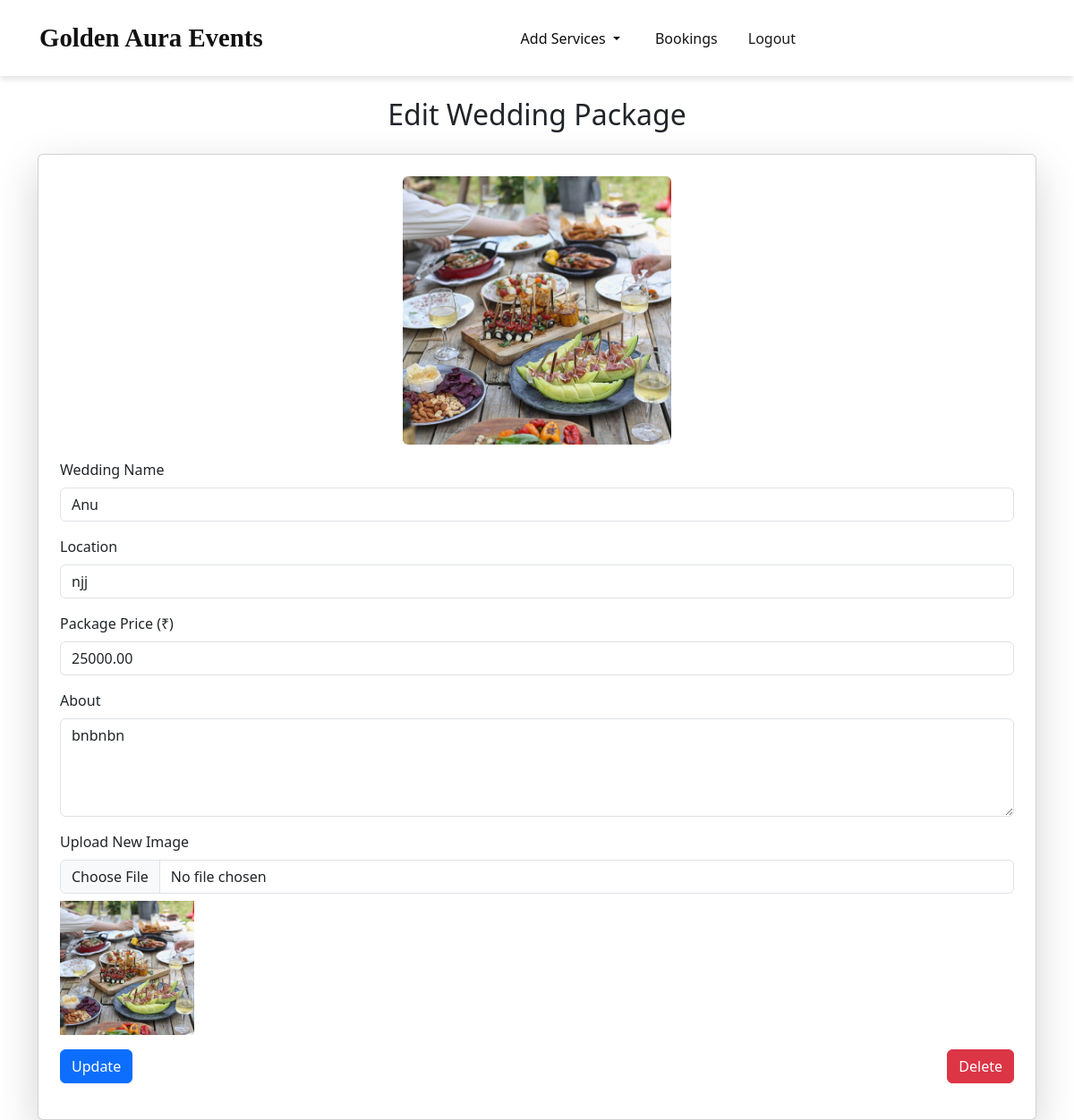
/edit_wedding/21/, run on an earlier commit of the app's database.
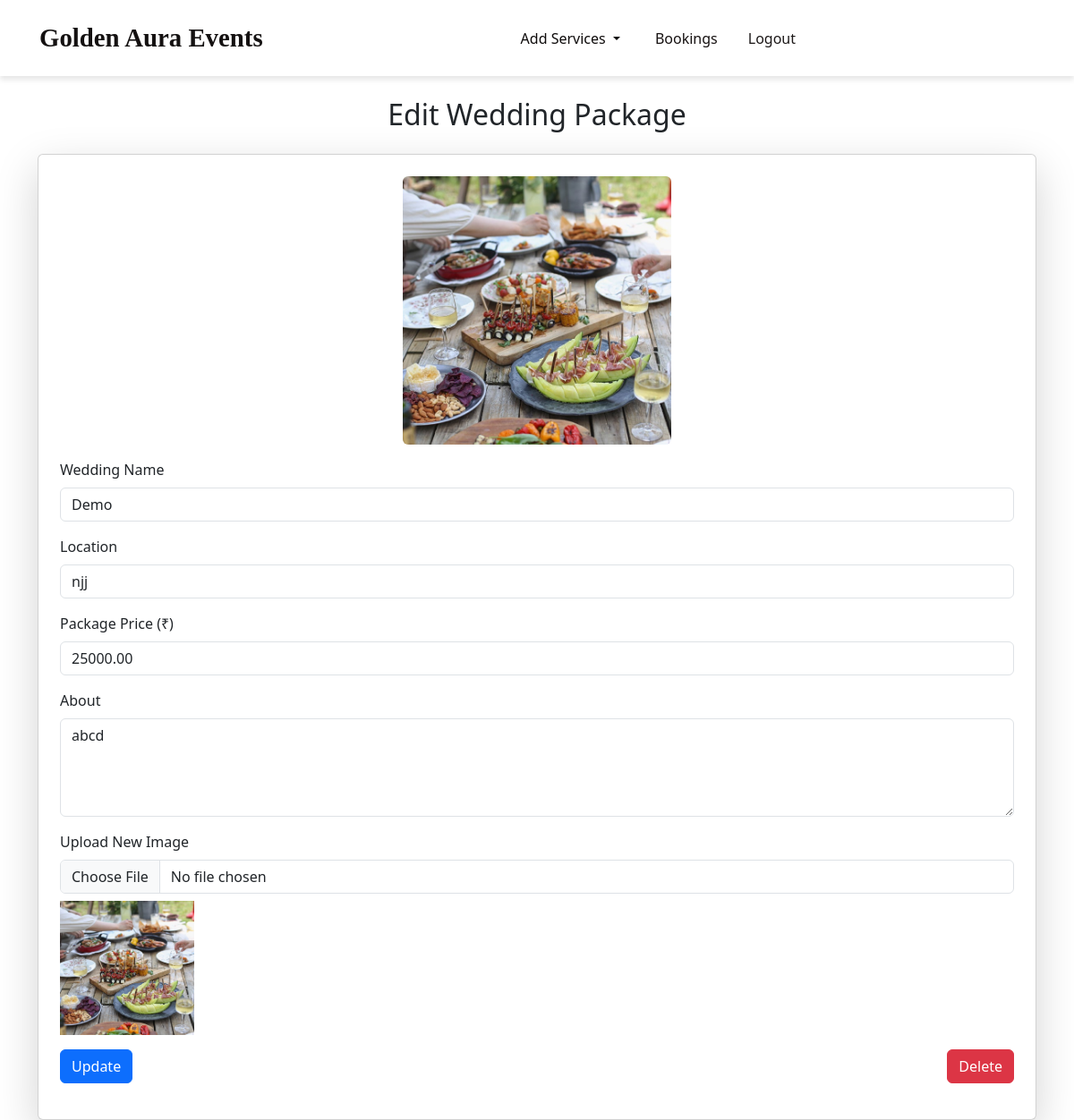
And on a later commit of the database.
### app/models.py (models this page shows, shortened)
class DestinationWedding(models.Model):
    name = models.CharField(max_length=255)
    about = models.TextField()
    img = models.FileField()
    location = models.CharField(max_length=255)
    package_price = models.DecimalField(max_digits=10, decimal_places=2)

### app/views.py (the view, shortened to what this page needs)
# urls.py: path("edit_wedding/<int:wedding_id>/", views.edit_wedding, name="edit_wedding"),
def edit_wedding(req, wedding_id):
    wedding = get_object_or_404(DestinationWedding, pk=wedding_id)
    return render(req, 'shop/edit_wedding.html', {'wedding': wedding})

### templates/shop/edit_wedding.html (shortened to what this page needs)
<html lang="en">
<head>
    <link rel="stylesheet" href="https://cdn.jsdelivr.net/npm/bootstrap@5.3.0/dist/css/bootstrap.min.css">
</head>
<body>
    <nav class="navbar navbar-expand-lg">
        <div class="container-fluid">
            <a class="navbar-brand" href="../">Golden Aura Events</a>
            <div class="collapse navbar-collapse" id="navbarNav">
                <ul class="navbar-nav ms-auto">
                    <li class="nav-item dropdown">
                        <a class="nav-link dropdown-toggle" href="#" id="navbarDropdown" role="button" data-bs-toggle="dropdown" aria-expanded="false">
                            Add Services
                        </a>
                    </li>
                    <li class="nav-item">
                        <a class="btn btn-book" href="../admin_bookings">Bookings</a>
                    </li>
                    <li class="nav-item">
                        <a class="btn btn-logout" href="../logout">Logout</a>
                    </li>
                </ul>
            </div>
        </div>
    </nav>
<div class="container mt-4">
    <h2 class="text-center my-4">Edit Wedding Package</h2>
    <div class="card p-4 shadow-lg">
        <form method="POST" enctype="multipart/form-data">
            <div class="text-center mb-3">
                <img src="{{ wedding.img.url }}" alt="{{ wedding.name }}" class="img-fluid rounded" style="max-width: 300px;">
            </div>
            <div class="mb-3">
                <label class="form-label">Wedding Name</label>
                <input type="text" name="name" value="{{ wedding.name }}" class="form-control" required>
            </div>
            <div class="mb-3">
                <label class="form-label">Location</label>
                <input type="text" name="location" value="{{ wedding.location }}" class="form-control" required>
            </div>
            <div class="mb-3">
                <label class="form-label">Package Price (₹)</label>
                <input type="number" name="package_price" value="{{ wedding.package_price }}" class="form-control" required>
            </div>
            <div class="mb-3">
                <label class="form-label">About</label>
                <textarea name="about" class="form-control" rows="4" required>{{ wedding.about }}</textarea>
            </div>
            <div class="mb-3">
                <label class="form-label">Upload New Image</label>
                <input type="file" name="img" class="form-control">
                <img src="{{ wedding.img.url }}" alt="" class="img-fluid mt-2" style="max-width: 150px; height: auto;">
            </div>
            <div class="d-flex justify-content-between">
                <button type="submit" class="btn btn-primary">Update</button>
                <a href="{% url 'delete_wedding' wedding.id %}" class="btn btn-danger">Delete</a>
            </div>
        </form>
    </div>
</div>
</body>
</html>

What changed in the data, as far as the page shows it:
changed DestinationWedding "njj": name "Anu" → "Demo"; about "bnbnbn" → "abcd"
